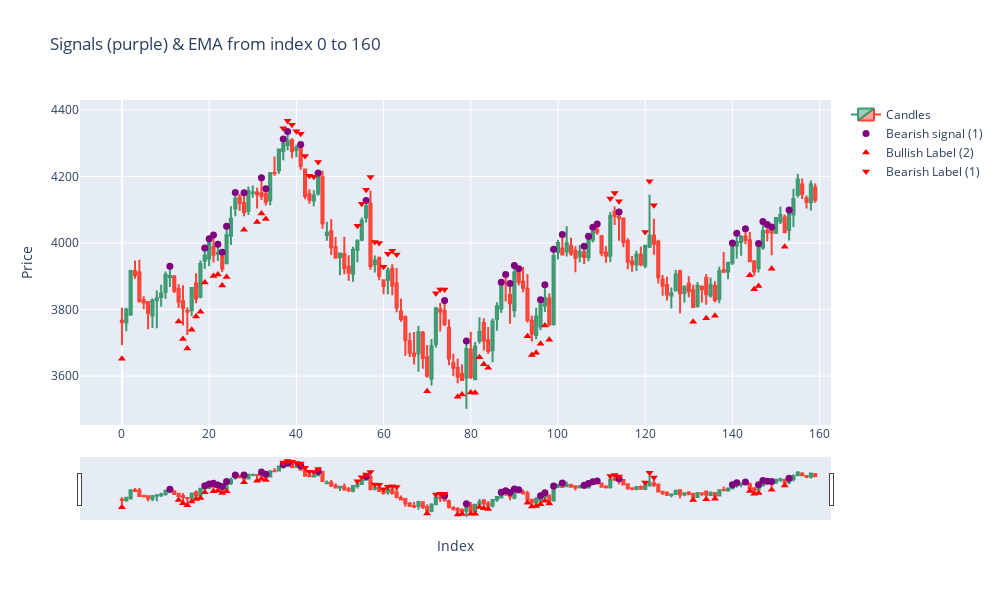

Notebook cell for this chart:
### Code cell
import plotly.graph_objs as go

def plot_signals(test_df, pred_column='predictions', start=0, length=100):
    """
    Plot OHLC candles from test_df with:
    • purple dots for model signals
    • EMA line
    """
    # Subset
    df_slice = test_df.iloc[start:start+length].copy()
    df_slice.reset_index(inplace=True)  # Reset for plotting

    # Candle plot
    fig = go.Figure(data=[go.Candlestick(
        x=df_slice['index'] if 'index' in df_slice else df_slice.index,
        open=df_slice['Open'],
        high=df_slice['High'],
        low=df_slice['Low'],
        close=df_slice['Close'],
        name='Candles'
    )])

    
    if 'ema' in df_slice.columns:                     # adjust column name if needed
        fig.add_trace(go.Scatter(
            x=df_slice['index'] if 'index' in df_slice else df_slice.index,
            y=df_slice['ema'],
            mode='lines',
            line=dict(width=1.5, dash='dot', color='orange'),
            name='EMA'
        ))
    

    # Bullish signals
    bull_idx = df_slice[df_slice[pred_column] == 2].index
    fig.add_trace(go.Scatter(
        x=df_slice.loc[bull_idx, 'index'] if 'index' in df_slice else bull_idx,
        y=df_slice.loc[bull_idx, 'Low'] - (df_slice['High']-df_slice['Low']).mean()*0.1,
        mode='markers',
        marker=dict(size=7, color='purple', symbol='circle'),
        name='Bullish signal (2)'
    ))

    # Bearish signals
    bear_idx = df_slice[df_slice[pred_column] == 1].index
    fig.add_trace(go.Scatter(
        x=df_slice.loc[bear_idx, 'index'] if 'index' in df_slice else bear_idx,
        y=df_slice.loc[bear_idx, 'High'] + (df_slice['High']-df_slice['Low']).mean()*0.1,
        mode='markers',
        marker=dict(size=7, color='purple', symbol='circle'),
        name='Bearish signal (1)'
    ))


    # Bullish labels
    bull_idx = df_slice[df_slice[best_label] == 2].index
    fig.add_trace(go.Scatter(
        x=df_slice.loc[bull_idx, 'index'] if 'index' in df_slice else bull_idx,
        y=df_slice.loc[bull_idx, 'Low'] - (df_slice['High']-df_slice['Low']).mean()*0.5,
        mode='markers',
        marker=dict(size=7, color='red', symbol='triangle-up'),
        name='Bullish Label (2)'
    ))

    # Bearish labels
    bear_idx = df_slice[df_slice[best_label] == 1].index
    fig.add_trace(go.Scatter(
        x=df_slice.loc[bear_idx, 'index'] if 'index' in df_slice else bear_idx,
        y=df_slice.loc[bear_idx, 'High'] + (df_slice['High']-df_slice['Low']).mean()*0.5,
        mode='markers',
        marker=dict(size=7, color='red', symbol='triangle-down'),
        name='Bearish Label (1)'
    ))

    fig.update_layout(
        title=f"Signals (purple) & EMA from index {start} to {start+length}",
        xaxis_title="Index",
        yaxis_title="Price",
        showlegend=True,
        height=600,
        width=1000
    )
    fig.show()


plot_signals(val_df, pred_column="sel_preds", start=0, length=160)

### Figure 1 — Plotly figure (JSON) as saved in the notebook; plotly's stock layout.template omitted (floating-point values rounded to 4 significant figures; data arrays with more than 128 entries replaced by an {"elided": "..."} marker saying what was removed)
{"data": [{"close": {"elided": "160 float values"}, "high": {"elided": "160 float values"}, "low": {"elided": "160 float values"}, "name": "Candles", "open": {"elided": "160 float values"}, "type": "candlestick", "x": {"elided": "160 int values"}}, {"marker": {"color": "purple", "size": 7, "symbol": "circle"}, "mode": "markers", "name": "Bullish signal (2)", "type": "scatter", "x": [], "y": []}, {"marker": {"color": "purple", "size": 7, "symbol": "circle"}, "mode": "markers", "name": "Bearish signal (1)", "type": "scatter", "x": [11, 19, 20, 21, 22, 23, 24, 26, 28, 32, 33, 37, 38, 41, 45, 56, 74, 79, 87, 88, 89, 90, 91, 96, 97, 99, 101, 106, 107, 108, 109, 114, 140, 141, 143, 146, 147, 148, 149, 153], "y": [3930.0, 3985.0, 4013.0, 4024.0, 3997.0, 3973.0, 4051.0, 4152.0, 4151.0, 4196.0, 4163.0, 4313.0, 4336.0, 4296.0, 4211.0, 4128.0, 3828.0, 3706.0, 3882.0, 3906.0, 3879.0, 3932.0, 3923.0, 3830.0, 3875.0, 3982.0, 4026.0, 3990.0, 4021.0, 4048.0, 4057.0, 4094.0, 4001.0, 4030.0, 4043.0, 3999.0, 4065.0, 4056.0, 4049.0, 4099.0]}, {"marker": {"color": "red", "size": 7, "symbol": "triangle-up"}, "mode": "markers", "name": "Bullish Label (2)", "type": "scatter", "x": [0, 13, 14, 15, 16, 17, 18, 19, 21, 22, 23, 24, 28, 31, 32, 33, 70, 77, 78, 80, 81, 82, 83, 84, 93, 94, 95, 96, 97, 98, 131, 134, 136, 144, 145, 146, 149, 152], "y": [3653.0, 3764.0, 3711.0, 3683.0, 3740.0, 3780.0, 3793.0, 3882.0, 3901.0, 3905.0, 3873.0, 3898.0, 4040.0, 4063.0, 4089.0, 4072.0, 3555.0, 3538.0, 3545.0, 3551.0, 3550.0, 3657.0, 3636.0, 3626.0, 3720.0, 3664.0, 3670.0, 3698.0, 3752.0, 3709.0, 3764.0, 3774.0, 3782.0, 3903.0, 3861.0, 3871.0, 3923.0, 3989.0]}, {"marker": {"color": "red", "size": 7, "symbol": "triangle-down"}, "mode": "markers", "name": "Bearish Label (1)", "type": "scatter", "x": [37, 38, 39, 40, 41, 42, 43, 44, 45, 54, 55, 56, 57, 58, 59, 60, 61, 62, 63, 72, 73, 74, 112, 113, 114, 120, 121, 122], "y": [4345.0, 4368.0, 4356.0, 4336.0, 4329.0, 4262.0, 4202.0, 4199.0, 4243.0, 4052.0, 4118.0, 4160.0, 4199.0, 4003.0, 4000.0, 3929.0, 3968.0, 3977.0, 3966.0, 3849.0, 3861.0, 3860.0, 4134.0, 4151.0, 4126.0, 4033.0, 4186.0, 4114.0]}], "layout": {"height": 600, "showlegend": true, "title": {"text": "Signals (purple) & EMA from index 0 to 160"}, "width": 1000, "xaxis": {"title": {"text": "Index"}}, "yaxis": {"title": {"text": "Price"}}}}
